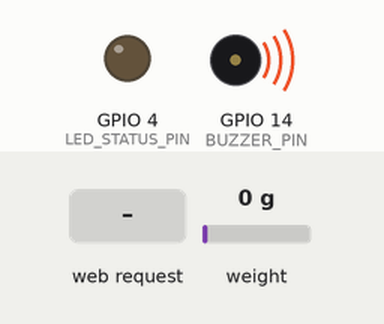
Bench run of a sketch on a simulated ESP32. Shown: output pins drawn as LEDs (lit = HIGH), buzzer (waves = sounding, pin HIGH). The inputs (shaded band) are chosen by the test bench; at power-on: weight on the scale 0 g. The camera gives no picture; what the sketch prints to the serial monitor is not drawn.

Above: at 1.4 s.
At 2.6 s:
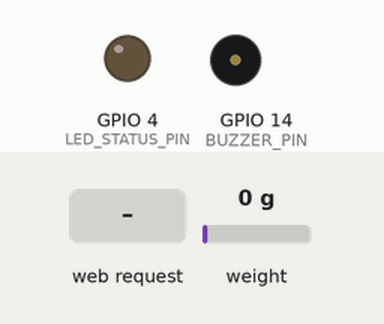
2.7 s: HTTP request GET /buzzer received
At 2.9 s:
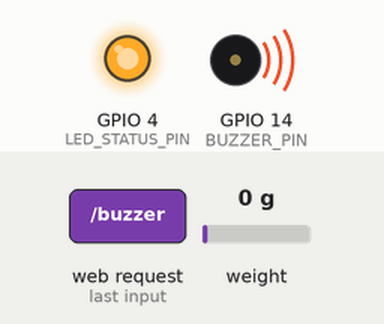
Timing chart, 0 to 5.7 s (numbered marks = the images above; inputs shaded):
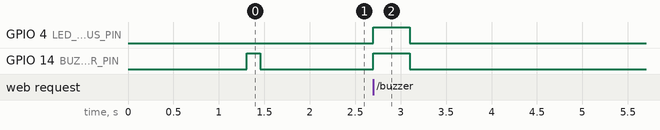

Measured:
- after the input at 2.7 s, GPIO 4 (LED_STATUS_PIN), GPIO 14 (BUZZER_PIN): LOW → HIGH at once, → LOW 0.40 s later

The sketch:

esp32_smartcart_firmware.ino
```cpp
/* ══════════════════════════════════════════════════════════════════════════════
   SMARTCART 2.0 AI — ESP32 / ESP32-CAM FIRMWARE
   Department: Electronics & Communication Engineering (ECE)

   Hardware Components:
   1. ESP32-CAM (AI-Thinker) / ESP32-WROOM-32 Microcontroller
   2. OV2640 2-Megapixel Camera Module
   3. HX711 24-bit ADC + 5kg/10kg Load Cell (Weight & Anti-Theft Sensor)
   4. Active Piezo Buzzer (Theft / Scan Alert)
   5. SSD1306 0.96" I2C OLED Display (Optional local cart UI)
   ══════════════════════════════════════════════════════════════════════════════ */

#include <WiFi.h>
#include <WebServer.h>
#include <esp_camera.h>
#include "HX711.h"

// ─────────────────────────────────────────────
// 1. WI-FI CREDENTIALS
// ─────────────────────────────────────────────
// The ESP32 can connect to a hotspot or create its own Access Point:
const char* ssid     = "SmartCart_AP";    // AP SSID (Cart Hotspot)
const char* password = "smartcart123";    // AP Password

// ─────────────────────────────────────────────
// 2. PIN CONFIGURATION (ESP32-CAM & Sensors)
// ─────────────────────────────────────────────
// HX711 Load Cell Pins
const int LOADCELL_DOUT_PIN = 12;
const int LOADCELL_SCK_PIN  = 13;

// Active Buzzer Pin
const int BUZZER_PIN        = 14;

// On-board Flashlight / Status LED
const int LED_STATUS_PIN    = 4;

// ─────────────────────────────────────────────
// 3. HARDWARE OBJECTS
// ─────────────────────────────────────────────
HX711 scale;
WebServer server(80);

float currentWeight = 0.0;
float calibration_factor = -420.0; // Adjust based on your load cell calibration

// Camera Pin mapping for AI-Thinker ESP32-CAM
#define PWDN_GPIO_NUM     32
#define RESET_GPIO_NUM    -1
#define XCLK_GPIO_NUM      0
#define SIOD_GPIO_NUM     26
#define SIOC_GPIO_NUM     27
#define Y9_GPIO_NUM       35
#define Y8_GPIO_NUM       34
#define Y7_GPIO_NUM       39
#define Y6_GPIO_NUM       36
#define Y5_GPIO_NUM       21
#define Y4_GPIO_NUM       19
#define Y3_GPIO_NUM       18
#define Y2_GPIO_NUM        5
#define VSYNC_GPIO_NUM    25
#define HREF_GPIO_NUM     23
#define PCLK_GPIO_NUM     22

// ─────────────────────────────────────────────
// 4. CAMERA INITIALIZATION
// ─────────────────────────────────────────────
void initCamera() {
  camera_config_t config;
  config.ledc_channel = LEDC_CHANNEL_0;
  config.ledc_timer = LEDC_TIMER_0;
  config.pin_d0 = Y2_GPIO_NUM;
  config.pin_d1 = Y3_GPIO_NUM;
  config.pin_d2 = Y4_GPIO_NUM;
  config.pin_d3 = Y5_GPIO_NUM;
  config.pin_d4 = Y6_GPIO_NUM;
  config.pin_d5 = Y7_GPIO_NUM;
  config.pin_d6 = Y8_GPIO_NUM;
  config.pin_d7 = Y9_GPIO_NUM;
  config.pin_xclk = XCLK_GPIO_NUM;
  config.pin_pclk = PCLK_GPIO_NUM;
  config.pin_vsync = VSYNC_GPIO_NUM;
  config.pin_href = HREF_GPIO_NUM;
  config.pin_sscb_sda = SIOD_GPIO_NUM;
  config.pin_sscb_scl = SIOC_GPIO_NUM;
  config.pin_pwdn = PWDN_GPIO_NUM;
  config.pin_reset = RESET_GPIO_NUM;
  config.xclk_freq_hz = 20000000;
  config.pixel_format = PIXFORMAT_JPEG;

  if(psramFound()){
    config.frame_size = FRAMESIZE_VGA; // 640x480 for fast AI vision
    config.jpeg_quality = 10;
    config.fb_count = 2;
  } else {
    config.frame_size = FRAMESIZE_SVGA;
    config.jpeg_quality = 12;
    config.fb_count = 1;
  }

  esp_err_t err = esp_camera_init(&config);
  if (err != ESP_OK) {
    Serial.printf("❌ Camera init failed with error 0x%x\n", err);
    return;
  }
  Serial.println("✅ OV2640 Camera Initialized!");
}

// ─────────────────────────────────────────────
// 5. REST API ENDPOINTS FOR WEB APP INTEGRATION
// ─────────────────────────────────────────────

// Send Single JPEG Snapshot to Web App for AI Vision
void handleCapture() {
  camera_fb_t * fb = esp_camera_fb_get();
  if (!fb) {
    server.send(500, "text/plain", "Camera Capture Failed");
    return;
  }
  server.sendHeader("Access-Control-Allow-Origin", "*");
  server.send_P(200, "image/jpeg", (const char *)fb->buf, fb->len);
  esp_camera_fb_return(fb);
}

// Send Current HX711 Weight Telemetry as JSON
void handleWeight() {
  if (scale.is_ready()) {
    currentWeight = scale.get_units(5); // Average 5 readings
    if (currentWeight < 0) currentWeight = 0;
  }

  String json = "{\"weight\":" + String(currentWeight, 1) +
                ",\"unit\":\"grams\",\"status\":\"OK\"}";

  server.sendHeader("Access-Control-Allow-Origin", "*");
  server.send(200, "application/json", json);
}

// Trigger Buzzer Alert from Web App
void handleBuzzer() {
  server.sendHeader("Access-Control-Allow-Origin", "*");
  int duration = 400;
  if (server.hasArg("duration")) {
    duration = server.arg("duration").toInt();
  }

  // Beep sequence
  digitalWrite(BUZZER_PIN, HIGH);
  digitalWrite(LED_STATUS_PIN, HIGH);
  delay(duration);
  digitalWrite(BUZZER_PIN, LOW);
  digitalWrite(LED_STATUS_PIN, LOW);

  server.send(200, "text/plain", "Buzzer Triggered");
}

// Tare / Zero-Calibrate Weight
void handleTare() {
  scale.tare();
  server.sendHeader("Access-Control-Allow-Origin", "*");
  server.send(200, "text/plain", "Scale Tared to 0g");
}

// ─────────────────────────────────────────────
// 6. SETUP & MAIN LOOP
// ─────────────────────────────────────────────
void setup() {
  Serial.begin(115200);
  Serial.println("\n⚡ SmartCart 2.0 ESP32 Firmware Starting...");

  pinMode(BUZZER_PIN, OUTPUT);
  pinMode(LED_STATUS_PIN, OUTPUT);
  digitalWrite(BUZZER_PIN, LOW);
  digitalWrite(LED_STATUS_PIN, LOW);

  // Initialize HX711 Load Cell
  Serial.println("⚖️ Initializing HX711 Load Cell...");
  scale.begin(LOADCELL_DOUT_PIN, LOADCELL_SCK_PIN);
  scale.set_scale(calibration_factor);
  scale.tare(); // Reset scale to 0

  // Initialize OV2640 Camera
  initCamera();

  // Create Wi-Fi Hotspot for Cart
  Serial.println("📶 Creating SmartCart Access Point...");
  WiFi.softAP(ssid, password);
  IPAddress IP = WiFi.softAPIP();
  Serial.print("✅ Cart Wi-Fi Hotspot IP: ");
  Serial.println(IP);

  // Beep once to confirm boot
  digitalWrite(BUZZER_PIN, HIGH);
  delay(150);
  digitalWrite(BUZZER_PIN, LOW);

  // Register Web Server Endpoints
  server.on("/capture", HTTP_GET, handleCapture);
  server.on("/weight", HTTP_GET, handleWeight);
  server.on("/buzzer", HTTP_GET, handleBuzzer);
  server.on("/tare", HTTP_GET, handleTare);
  server.begin();

  Serial.println("🚀 Web Server Listening on Port 80");
  Serial.println("👉 Snapshot Endpoint: http://192.168.4.1/capture");
  Serial.println("👉 Weight Endpoint:   http://192.168.4.1/weight");
}

void loop() {
  server.handleClient();

  // Optional: Read weight periodically for serial plotting
  static unsigned long lastTime = 0;
  if (millis() - lastTime > 2000) {
    lastTime = millis();
    if (scale.is_ready()) {
      Serial.printf("⚖️ Current Cart Weight: %.1f grams\n", scale.get_units(2));
    }
  }
}
```
